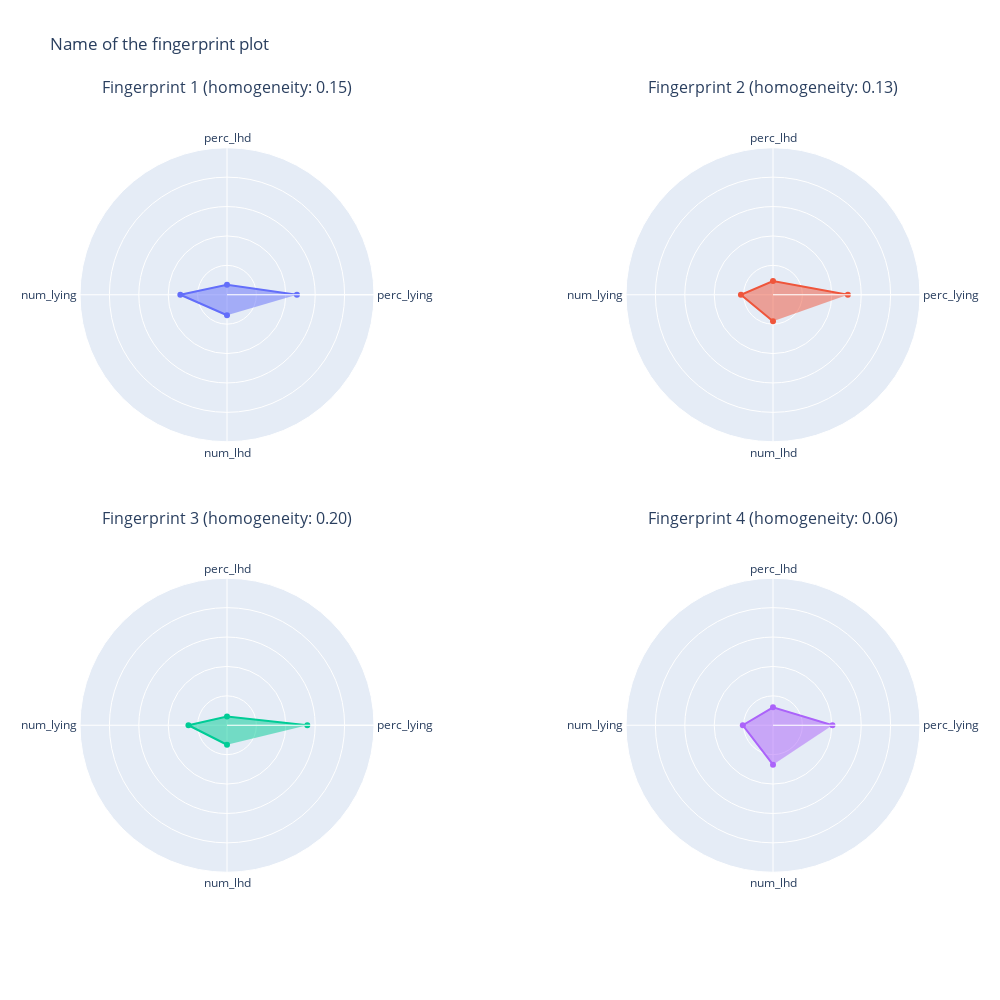

The notebook cell this image was saved under:
### Code cell
observable_patterns_result['spider_plots']

### Figure 1 — Plotly figure (JSON) as saved in the notebook; plotly's stock layout.template omitted (floating-point values rounded to 4 significant figures)
{"data": [{"fill": "toself", "r": [0.4756, 0.0676, 0.3174, 0.1394], "subplot": "polar", "theta": ["perc_lying", "perc_lhd", "num_lying", "num_lhd"], "type": "scatterpolar"}, {"fill": "toself", "r": [0.5092, 0.09313, 0.2181, 0.1796], "subplot": "polar2", "theta": ["perc_lying", "perc_lhd", "num_lying", "num_lhd"], "type": "scatterpolar"}, {"fill": "toself", "r": [0.5464, 0.05886, 0.2622, 0.1326], "subplot": "polar3", "theta": ["perc_lying", "perc_lhd", "num_lying", "num_lhd"], "type": "scatterpolar"}, {"fill": "toself", "r": [0.4045, 0.122, 0.2052, 0.2683], "subplot": "polar4", "theta": ["perc_lying", "perc_lhd", "num_lying", "num_lhd"], "type": "scatterpolar"}], "layout": {"annotations": [{"font": {"size": 16}, "showarrow": false, "text": "Fingerprint 1 (homogeneity: 0.15)", "x": 0.175, "xanchor": "center", "xref": "paper", "y": 1, "yanchor": "bottom", "yref": "paper"}, {"font": {"size": 16}, "showarrow": false, "text": "Fingerprint 2 (homogeneity: 0.13)", "x": 0.825, "xanchor": "center", "xref": "paper", "y": 1, "yanchor": "bottom", "yref": "paper"}, {"font": {"size": 16}, "showarrow": false, "text": "Fingerprint 3 (homogeneity: 0.20)", "x": 0.175, "xanchor": "center", "xref": "paper", "y": 0.475, "yanchor": "bottom", "yref": "paper"}, {"font": {"size": 16}, "showarrow": false, "text": "Fingerprint 4 (homogeneity: 0.06)", "x": 0.825, "xanchor": "center", "xref": "paper", "y": 0.475, "yanchor": "bottom", "yref": "paper"}], "height": 1000, "paper_bgcolor": "rgba(0, 0, 0, 0)", "plot_bgcolor": "rgba(0, 0, 0, 0)", "polar": {"domain": {"x": [0, 0.35], "y": [0.525, 1]}, "radialaxis": {"range": [0, 1], "showticklabels": false, "visible": true}}, "polar2": {"domain": {"x": [0.65, 1.0], "y": [0.525, 1]}, "radialaxis": {"range": [0, 1], "showticklabels": false, "visible": true}}, "polar3": {"domain": {"x": [0, 0.35], "y": [0, 0.475]}, "radialaxis": {"range": [0, 1], "showticklabels": false, "visible": true}}, "polar4": {"domain": {"x": [0.65, 1.0], "y": [0, 0.475]}, "radialaxis": {"range": [0, 1], "showticklabels": false, "visible": true}}, "showlegend": false, "title": {"text": "Name of the fingerprint plot"}, "width": 1000}}
